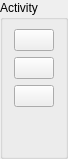
                     <widget class="QGroupBox" name="groupBox_worldmap_mapaction_3">
                      <property name="maximumSize">
                       <size>
                        <width>50</width>
                        <height>16777215</height>
                       </size>
                      </property>
                      <property name="title">
                       <string>Activity</string>
                      </property>
                      <layout class="QVBoxLayout" name="verticalLayout_17">
                       <property name="spacing">
                        <number>6</number>
                       </property>
                       <property name="topMargin">
                        <number>9</number>
                       </property>
                       <property name="bottomMargin">
                        <number>9</number>
                       </property>
                       <item>
                        <widget class="QPushButton" name="pushButton_addholo">
                         <property name="toolTip">
                          <string>Add map</string>
                         </property>
                         <property name="text">
                          <string/>
                         </property>
                         <property name="icon">
                          <iconset resource="editor.qrc">
                           <normaloff>:/Editor/Resources/icons/PNG/onebit_31.png</normaloff>:/Editor/Resources/icons/PNG/onebit_31.png</iconset>
                         </property>
                         <property name="iconSize">
                          <size>
                           <width>20</width>
                           <height>20</height>
                          </size>
                         </property>
                         <property name="flat">
                          <bool>false</bool>
                         </property>
                        </widget>
                       </item>
                       <item>
                        <widget class="QPushButton" name="pushButton_removeholo">
                         <property name="toolTip">
                          <string>Remove selected map</string>
                         </property>
                         <property name="text">
                          <string/>
                         </property>
                         <property name="icon">
                          <iconset resource="editor.qrc">
                           <normaloff>:/Editor/Resources/icons/PNG/onebit_32.png</normaloff>:/Editor/Resources/icons/PNG/onebit_32.png</iconset>
                         </property>
                         <property name="iconSize">
                          <size>
                           <width>20</width>
                           <height>20</height>
                          </size>
                         </property>
                        </widget>
                       </item>
                       <item>
                        <widget class="QPushButton" name="pushButton_goto_holo">
                         <property name="toolTip">
                          <string>Teleport to selected map</string>
                         </property>
                         <property name="text">
                          <string/>
                         </property>
                         <property name="icon">
                          <iconset resource="editor.qrc">
                           <normaloff>:/Editor/Resources/icons/PNG/onebit_27.png</normaloff>:/Editor/Resources/icons/PNG/onebit_27.png</iconset>
                         </property>
                         <property name="iconSize">
                          <size>
                           <width>20</width>
                           <height>20</height>
                          </size>
                         </property>
                        </widget>
                       </item>
                       <item>
                        <spacer name="verticalSpacer_16">
                         <property name="orientation">
                          <enum>Qt::Vertical</enum>
                         </property>
                         <property name="sizeHint" stdset="0">
                          <size>
                           <width>20</width>
                           <height>40</height>
                          </size>
                         </property>
                        </spacer>
                       </item>
                      </layout>
                     </widget>
